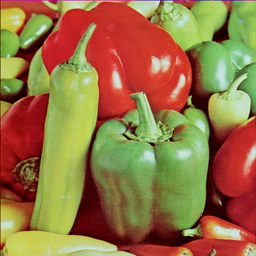
#> input picture notebooks/samples/peppers.png, 256 x 256 px
$ jupyter execute 23.features_multi_escala.ipynb
#> lines starting #> are read from the running program, lines starting #| are printed output that depends on the picture
<table style="width: 100%; margin-left: auto; margin-right: auto;" border="0">
    <tr>
        <td rowspan="3">  </td>
        <td style="text-align: center">  Escola de Ciências e Tecnologia </td>
        <td rowspan="3" style="text-align: center"> UFRN<br> CT<br> PPGEMECA </td>
    </tr>
    <tr>
        <td style="text-align: center"> PPGEMECA - Percepção Robótica </td>
    </tr>
    <tr>
        <td>
            <p style="text-align: left;">Prof. Bruno Silva<br>
                                         Prof. Marcelo Nogueira</p>
        </td>
    </tr>
</table>

## Features Multi Escala - Intuição I

Segundo o detector de cantos (*corners*) da aula anterior, em quais das imagens abaixo
será detectado um canto no centro do filtro (janela $3 \times 3$ em destaque)?

<table border="0">
<tr>
<td></td>
<td></td>
<td></td>
</tr>
</table>

## Features Multi Escala - Intuição II

E caso seja utilizada uma janela $5 \times 5$? No que isto influencia?
Em quais das imagens abaixo será detectado um canto no centro do filtro?

<table border="0">
<tr>
<td></td>
<td></td>
<td></td>
</tr>
</table>

## Features Multi Escala - Intuição III

- Observe que uma região só é classificada como ponto de acordo com a matriz de autocorrelação dos gradientes (matriz $C$ da aula passada) calculada no centro do filtro
    - Ou seja, existem cenários em que, para uma janela pequena (ex: $3 \times 3$), os autovalores de $C$ sejam pequenos
      mas com uma janela maior na mesma posição (ex: $5 \times 5$), os autovalores de $C$ sejam grandes
- Em outras palavras: a resposta do detector de cantos depende do *tamanho relativo* do filtro em relação ao padrão de intensidade da imagem
- Intuitivamente: caso uma região seja uniforme para um tamanho de filtro, é possível:
    - Aumentar o tamanho do filtro **ou**
    - Aumentar o tamanho da imagem, mantendo o tamanho do filtro constante


## Features Multi Escala - Intuição IV

A intuição apresentada anteriormente é explorada nos *detectores de pontos multi escala*:

- SIFT (*Scale Invariant Feature Transform*)
    - Algoritmo mais conhecido que detecta este tipo de feature
    - **Objeto de estudo desta aula**
- SURF (*Speeded-Up Robust Features*)
- BRIEF (*Binary Robust Independent Elementary Features*)
- ORB (*Oriented* BRIEF)
- FREAK (*Fast Retina Keypoint*)
- etc.

## Espaço de Escalas I

Formalmente, features invariantes à escala são detectadas
segundo a teoria de **Espaço de Escalas**:

- Teoria formalizada nos anos 1980
- Fundamentada na área de Processamento de Sinais
- Estuda a matemática necessária para representar um
  sinal invariante à escala

## Espaço de Escalas II

Para gerar o espaço de escala $L(x,y,\sigma)$ de uma imagem $I(x,y)$,
é preciso realizar a sua convolução com o kernel Gaussiano
$G(x,y,\sigma)$:

$$
L(x,y,\sigma) = G(x,y,\sigma) * I(x,y),
$$

## Espaço de Escalas IV

Os valores de $\sigma$ utilizados para gerar o espaço de escalas:

- Determinam o grau de borramento da imagem $I(x,y)$
- São considerados escalas
- São escolhidos de forma fundamentada na teoria
    - $\sigma$ é um valor contínuo e portanto, admite infinitos valores

## Espaço de Escalas V

O primeiro passo para gerar o espaço de escalas de uma imagem
é construir uma **pirâmide de Gaussianas** da imagem de entrada:

- Cada nível $l$ da pirâmide é construído com:
    - A imagem de entrada é o nível $0$ da pirâmide
    - O descarte de linha sim/linha não coluna sim/coluna não da imagem do nível anterior
    - O borramento da imagem utilizando um determinado valor para $\sigma$

## Espaço de Escalas VI

As funções da OpenCV `pyrDown` e `pyrUp`
implementam o redimensionamento e borramento
com Gaussiano necessários para construção
da pirâmide.

O código a seguir exibe como construir uma pirâmide de Gaussianas
(primeiro passo para a geração do espaço de escalas)

[cell 1]
import cv2
import numpy as np
import matplotlib.pyplot as plt

img_name = 'samples/peppers.png'
img_orig = cv2.imread(img_name)
#> img_orig is the input picture: shape (256, 256, 3); mean B, G, R 66.5, 115.7, 149.9

# gera pirâmide Gaussiana com 4 níveis
gaus_pyr = []
gaus_pyr.append(cv2.cvtColor(img_orig, cv2.COLOR_BGR2GRAY))
for l in range(3):
    gaus_pyr.append(cv2.pyrDown(gaus_pyr[l]))
#> after the loop, gaus_pyr = 4 items

# IMPORTANTE: as imagens estão redimensionadas para exibição
plt.subplot(141)
plt.gca().set_title('Nível 0 (Orig.)')
plt.imshow(gaus_pyr[0], cmap='gray')
plt.subplot(142)
plt.gca().set_title('Nível 1')
plt.imshow(gaus_pyr[1], cmap='gray')
plt.subplot(143)
plt.gca().set_title('Nível 2')
plt.imshow(gaus_pyr[2], cmap='gray')
plt.subplot(144)
plt.gca().set_title('Nível 3')
plt.imshow(gaus_pyr[3], cmap='gray')
plt.show()
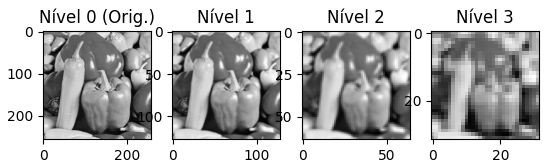
#> figure drawn by matplotlib, 4 panels

## Espaço de Escalas VII

Uma pirâmide denominada **pirâmide de Laplacianos**
forma a base para gerar o espaço de escala de uma imagem.

A pirâmide de Laplacianos pode ser computada
então a partir da pirâmide Gaussianas, de acordo
com a lógica na figura abaixo.

Observe o código para gerar a pirâmide de Laplacianos no código a seguir.

[cell 2]
import cv2
import numpy as np
import matplotlib.pyplot as plt

img_name = 'samples/peppers.png'
img_orig = cv2.imread(img_name)

# gera pirâmide Gaussiana com 4 níveis
gaus_pyr = []
gaus_pyr.append(cv2.cvtColor(img_orig, cv2.COLOR_BGR2GRAY))
for i in range(3):
    gaus_pyr.append(cv2.pyrDown(gaus_pyr[i]))

# gera pirâmide Laplaciana (Diferença de Gaussiana) com 3 níveis
lapl_pyr = []
for i in range(1,4):
    lapl_pyr.append(cv2.subtract(gaus_pyr[i-1], cv2.pyrUp(gaus_pyr[i])))
#> after the loop, lapl_pyr = 3 items

plt.subplot(131)
plt.gca().set_title('Nível 0')
plt.imshow(lapl_pyr[0], cmap='gray')
plt.subplot(132)
plt.gca().set_title('Nível 1')
plt.imshow(lapl_pyr[1], cmap='gray')
plt.subplot(133)
plt.gca().set_title('Nível 2')
plt.imshow(lapl_pyr[2], cmap='gray')
plt.show()
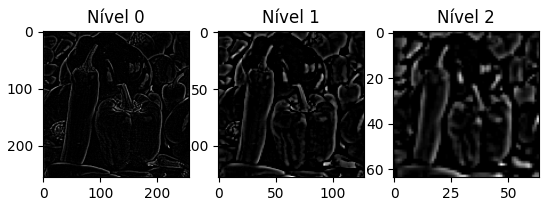
#> figure drawn by matplotlib, 3 panels

$ run again, with notebooks/samples/ect_anf_c.png copied over notebooks/samples/peppers.png
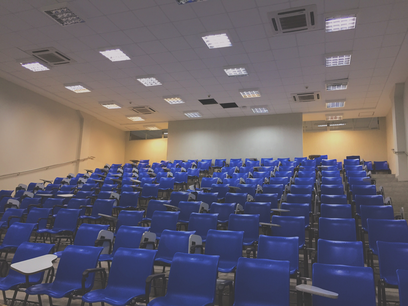
#> input picture notebooks/samples/ect_anf_c.png, 408 x 306 px
#> img_orig is the input picture: shape (306, 408, 3); mean B, G, R 108.7, 96.3, 101.5
#> after the loop `for l in range(3):`: gaus_pyr = 4 items
#> `plt.show()`:
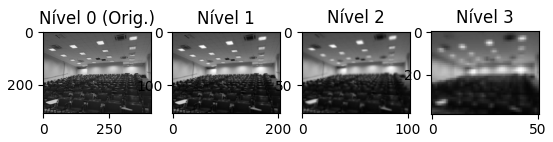
#> figure drawn by matplotlib, 4 panels
